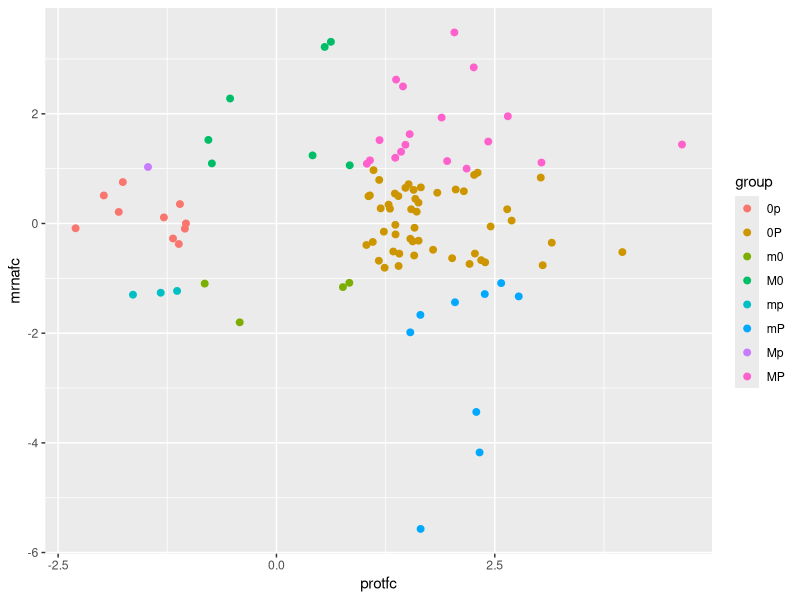

Here is the R script that generated this plot:
require(ggplot2)
####### Parameters #######
FC2_TH = 1
FC15_TH = 1
TH = FC15_TH
SWATH_SOURCE = "raw"   # "raw" or "processed"
PN_SAMPLES = c("F163", "F164", "F165")
PP_SAMPLES = c("F166", "F167", "F168", "F169")
PROT_FILTER_PV = TRUE
PROT_REQ_PV = 0.05

##########################

group <- function(mrna, prot)
{
    if (abs(mrna) > TH)
        if (mrna > 0)
            m <- 'M'
        else
            m <- 'm'
    else
        m <- '0'
    
    if (abs(prot) > TH)
        if (prot > 0)
            p <- 'P'
        else
            p <- 'p'
    else
        p <- '0'
    
    paste0(m, p)
}

tst <- function(row, k, e)
{
    a = length(na.omit(row[c(k)]))
    b = length(na.omit(row[c(e)]))
    t = list(p.value = NA) # If test cannot be performed
    try(
{
    t <- wilcox.test(as.numeric(na.omit(row[c(k)])),
                     as.numeric(na.omit(row[c(e)])),
                     correct = F, exact = F)
}, TRUE)
if(is.finite(t$p.value))
{
    return(t$p.value)
}
else
{
    return(1)
}
}

mrna <- read.table("transcripts.csv", sep = '\t', header = TRUE, stringsAsFactors = FALSE)
mrna <- data.frame(Gene = mrna$Gene,# TAIR = mrna$TAIR,
                  PP = mrna$Protoplasts_FPKM,
                  PN = mrna$Protonema_FPKM,
                  stringsAsFactors = FALSE)

mrna <- mrna[grepl("^Pp.+", mrna$Gene),]
mrna$mrnaPNtoPP <- mrna$PN/mrna$PP
mrna <- na.omit(mrna)  # Fix it

if (SWATH_SOURCE == "processed")
{
    prot <- read.table("proteins.csv", sep = '\t', header = TRUE, stringsAsFactors = FALSE)
    prot <- data.frame(Gene = prot$ProteinName, protPNtoPP = prot$PNtoPP_1.fc, 
                       stringsAsFactors = FALSE)
} else if (SWATH_SOURCE == "raw")
{
    prot <- read.table("swath_raw.csv", sep = '\t', header = TRUE, stringsAsFactors = FALSE)
    prot$Gene <- prot$protein_id
    prot$protein_id <- NULL
    prot$PN <- apply(prot[,PN_SAMPLES], 1, FUN = mean)
    prot$PP <- apply(prot[,PP_SAMPLES], 1, FUN = mean)
    prot$protPNtoPP <- prot$PN/prot$PP
    prot$pv <- apply(prot, 1, tst, PN_SAMPLES, PP_SAMPLES)
    if (PROT_FILTER_PV)
    {
        prot <- prot[prot$pv < PROT_REQ_PV,]
    }
} else
{
    stop("Wrong SWATH source!")
}

prot <- prot[grepl("^Pp.+", prot$Gene),]
prot$Gene <- sapply(strsplit(prot$Gene, split = '\\.'), "[", 1)
prot <- aggregate(. ~ Gene, data = prot, FUN = sum)

total <- merge(mrna[,c("Gene", "mrnaPNtoPP")], 
               prot[, c("Gene", "protPNtoPP")], by = "Gene" )#, all.y = TRUE)

total$mrnafc <- log(total$mrnaPNtoPP, base = 1.5)
total$protfc <- log(total$protPNtoPP, base = 1.5)

total$group <- as.factor(apply(total[,c("mrnafc", "protfc")], 1,
                               function(x) group(x[1], x[2])))

total <- total[ abs(total$mrnafc) > TH |
                abs(total$protfc) > TH,]

#plot(total$mrnafc, total$protfc, pch = 19, col = total$group)
p <- ggplot(total, aes(x=protfc, y=mrnafc, colour = group))
p <- p + geom_point(size  = 2)
print(p)
